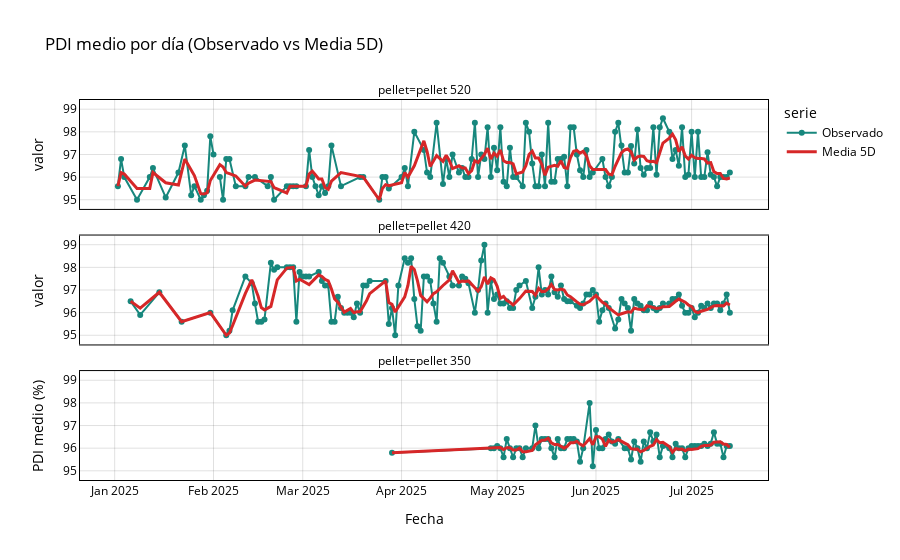

The cell this chart's notebook holds for it:
### Code cell
fig = facet_line_with_rolling(
    df=summary_pel_date,
    pellets=['pellet 520', 'pellet 420', 'pellet 350'],
    metric='pdi_medio',
    window='5D',
    title='PDI medio por día (Observado vs Media 5D)',
    ncols=1,  # 1x3
    yaxis_title='PDI medio (%)'
)
fig.show()
s3.save_plotly_html(fig, "pdi_by_date_pellet.html")
